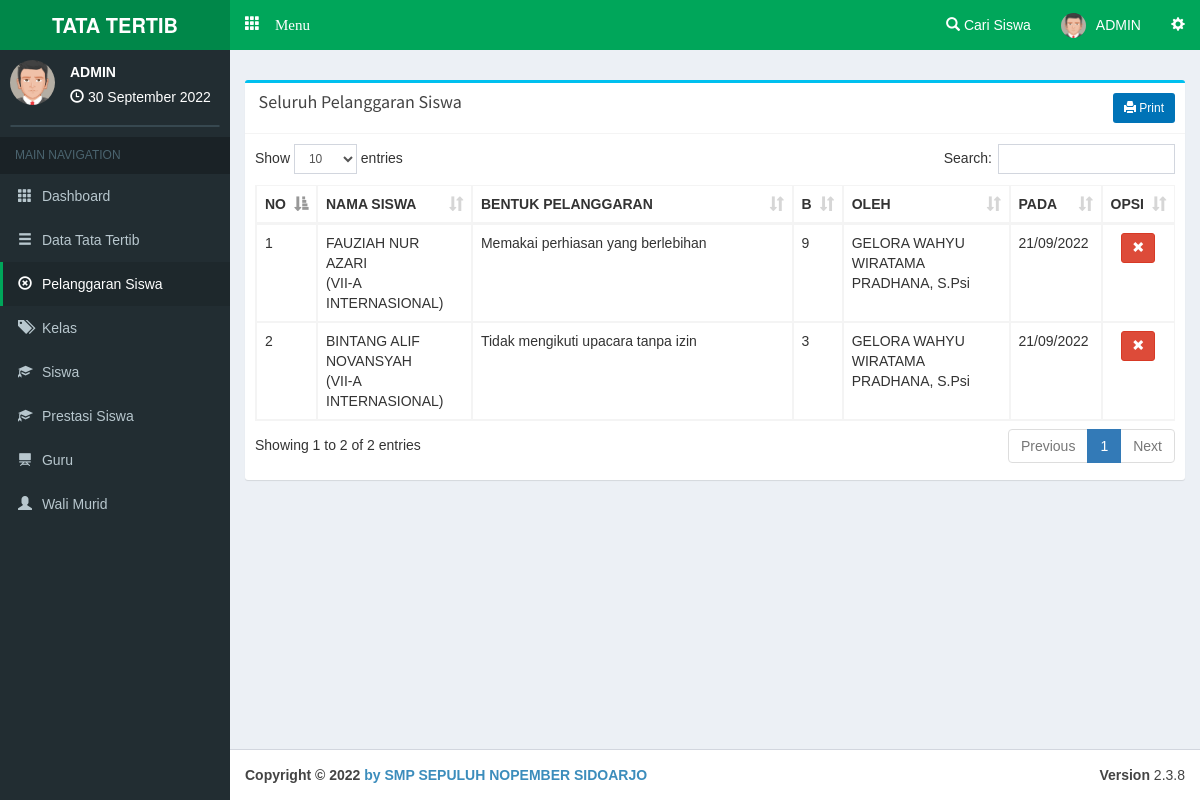
The page /admin/pelanggaransiswa (signed in) on the database its author committed.
### tables this page shows
CREATE TABLE `pelanggaran` (
  `c_pelanggaran` varchar(5) NOT NULL,
  `c_siswa` varchar(10) NOT NULL,
  `c_kelas` varchar(10) NOT NULL,
  `c_benpel` varchar(10) NOT NULL,
  `bobot` int(4) NOT NULL,
  `c_guru` varchar(10) NOT NULL,
  `at` datetime NOT NULL
);

CREATE TABLE `siswa` (
  `c_siswa` varchar(10) NOT NULL,
  `c_kelas` varchar(10) NOT NULL,
  `nisn` varchar(20) NOT NULL,
  `nama` varchar(100) NOT NULL,
  `jk` varchar(1) NOT NULL,
  `alamat` varchar(150) NOT NULL,
  `tl` date NOT NULL
);

CREATE TABLE `kelas` (
  `c_kelas` varchar(10) NOT NULL,
  `kelas` varchar(60) NOT NULL
);

CREATE TABLE `benpel` (
  `c_benpel` varchar(10) NOT NULL,
  `c_katbenpel` varchar(10) NOT NULL,
  `benpel` text NOT NULL,
  `bobot` int(11) NOT NULL
);

CREATE TABLE `guru` (
  `c_guru` varchar(10) NOT NULL,
  `nama` varchar(100) NOT NULL,
  `username` varchar(30) NOT NULL,
  `password` varchar(30) NOT NULL,
  `foto` text NOT NULL
);

### php/config.php (called while the page is built, shortened)
<?php
$base='http://localhost/pointsiswa/';
$basead='http://localhost/pointsiswa/admin/';
?>

### php/function.php (called while the page is built, shortened)
<?php
function tgl($date){
  $array_bulan = array(1=>'Januari','Februari','Maret', 'April', 'Mei', 'Juni','Juli','Agustus','September','Oktober', 'November','Desember');
  $date = strtotime($date);
  $tanggal = date ('j', $date);
  $bulan = $array_bulan[date('n',$date)];
  $tahun = date('Y',$date);
  $result = $tanggal ." ". $bulan ." ". $tahun;
  return($result);
}
?>

### admin/view/a-pelsiswa.php (the view, shortened to what this page needs)
      <div class="row">
        <div class="col-xs-12 col-md-12 col-lg-12">
          <div class="box box-info">
            <div class="box-header  with-border">
              <h3 class="box-title"></span>&nbsp;Seluruh Pelanggaran Siswa</h3><div class="pull-right"><a target="_blank" class="btn bg-blue btn-sm" href="<?php echo $basead.'print/printallpel'; ?>"><i class="glyphicon glyphicon-print"></i> Print</a></div>
            </div>
            <div class="box-body table-responsive">
              <table id="example1" class="table table-bordered table-hover">
                <thead>
                <tr>
                  <th width="1%">NO</th>
                  <th>NAMA SISWA</th>
                  <th width="35%">BENTUK PELANGGARAN</th>
                  <th width="1%">B</th>
                  <th>OLEH</th>
                  <th width="10%">PADA</th>
                  <th>OPSI</th>
                </tr>
                </thead>
                <tbody>
<?php $smk=mysqli_query($con,"SELECT * FROM pelanggaran order by at desc ");$vr=1;while($akh=mysqli_fetch_array($smk)){
$sis=mysqli_fetch_array(mysqli_query($con,"SELECT * FROM siswa where c_siswa='$akh[c_siswa]' "));
$kel=mysqli_fetch_array(mysqli_query($con,"SELECT * FROM kelas where c_kelas='$akh[c_kelas]' "));
$gur=mysqli_fetch_array(mysqli_query($con,"SELECT * FROM guru where c_guru='$akh[c_guru]' "));
$ben=mysqli_fetch_array(mysqli_query($con,"SELECT * FROM benpel where c_benpel='$akh[c_benpel]' "));
?>
                <tr>
                  <td><?php echo $vr; ?></td>
                  <td><?php echo $sis['nama']; ?><br>(<?php echo $kel['kelas']; ?>)</td>
                  <td><?php echo $ben['benpel']; ?></td>
                  <td><?php echo $akh['bobot']; ?></td>
                  <td><?php echo $gur['nama']; ?></td>
                  <td><?php echo date("d/m/Y", strtotime($akh['at'])); ?></td>
                  <td align="center">
                  <a class="btn btn-danger btn-sm" data-target="#hapus<?php echo $akh['c_pelanggaran']; ?>" data-toggle="modal"><i class="glyphicon glyphicon-remove"></i></a></td>
                </tr>
<?php $vr++; } ?>
                </tbody>
              </table>
            </div>
          </div>
        </div>
      </div>

### admin/main.php (shortened to what this page needs)
<?php date_default_timezone_set('Asia/Jakarta');$date=date('Y-m-d'); require '../php/config.php'; require '../php/function.php'; session_start(); if(empty($_SESSION['c_admin'])){header('location:../login');} $na=mysqli_fetch_array(mysqli_query($con,"SELECT * FROM admin where c_admin='$_SESSION[c_admin]' "));  ?>
<!DOCTYPE html>
<html>
<head>
  <link rel="stylesheet" href="<?php echo $base; ?>theme/bootstrap/css/bootstrap.min.css">
  <link rel="stylesheet" href="<?php echo $base; ?>theme/plugins/datatables/dataTables.bootstrap.css">
  <link rel="stylesheet" href="<?php echo $base; ?>theme/dist/css/AdminLTE.min.css">
  <link rel="stylesheet" href="<?php echo $base; ?>theme/dist/css/skins/_all-skins.min.css">
  <link rel="stylesheet" href="<?php echo $base; ?>theme/plugins/iCheck/square/blue.css">
  <link rel="stylesheet" href="<?php echo $base; ?>theme/plugins/pace/pace.min.css">
  <link rel="stylesheet" href="<?php echo $base; ?>theme/plugins/select2/select2.min.css">
  <link href="<?php echo $base; ?>theme/datetime/css/bootstrap-datetimepicker.min.css" rel="stylesheet">
</head>
<body class="skin-green hold-transition fixed"
oncontextmenu="return false">
<div class="wrapper">
  <header class="main-header">
    <a href="#" class="logo">
      <span class="logo-lg"><b>TATA TERTIB</b></span>
    </a>
    <nav class="navbar navbar-static-top" role="navigation">
     <a href="#" class="glyphicon glyphicon-th" data-toggle="offcanvas" role="button" style="color: #fff;margin-top: 15px;margin-left: 15px;font-size: 15px;"> Menu
      </a>
      <div class="navbar-custom-menu">
        <ul class="nav navbar-nav">
          <li class="dropdown notifications-menu">
            <a href="#" class="dropdown-toggle" data-toggle="dropdown">
              <i class="glyphicon glyphicon-search"></i> Cari Siswa
            </a>
          </li>
          <li class="dropdown user user-menu">
            <a href="#" class="dropdown-toggle" data-toggle="dropdown">
            <img src="<?php echo $base; ?>php/img/avatar1.png" class="user-image" alt="User Image">
              <span class="hidden-xs"><?php echo $na['nama'] ?></span>
            </a>
          </li>
          <li>
            <a href="#" data-toggle="control-sidebar"><i class="glyphicon glyphicon-cog"></i></a>
          </li>
        </ul>
      </div>
    </nav>
  </header>
  <aside class="main-sidebar">
    <section class="sidebar">
      <div class="user-panel">
        <div class="pull-left image">
          <img src="<?php echo $base; ?>php/img/avatar1.png" class="img-circle" alt="User Image">
        </div>
        <div class="pull-left info">
          <p><?php echo $na['nama']; ?></p>
          <i class="glyphicon glyphicon-time"></i> <?php echo tgl(date('d-m-Y')); ?>
        </div>
      </div>
      <form action="#" method="get" class="sidebar-form">
      </form>
<?php
if(empty($_GET['smkakh'])){
  $aak='class="active"';$bak='';$cak='';$drop1='';$drop2='';$drop3='';$dak='';$eak='';$fak='';$gak='';
}
else{
  $act=($_GET['smkakh']);
  if($act=='kategoripelanggaran' or $act=='bentukpelanggaran' or $act=='addbentukpelanggaran' or $act=='sanksipelanggaran' or $act=='addsanksi' or $act=='editsanksi'){
    $aak='';$bak='class="active"';$cak='';$dak='';$eak='';$fak='';$gak='';
    if($act=='kategoripelanggaran'){$drop1='class="active"';$drop2='';$drop3='';}
    else if($act=='bentukpelanggaran' or $act=='addbentukpelanggaran'){$drop1='';$drop2='class="active"';$drop3='';}
    else if($act=='sanksipelanggaran' or $act=='addsanksi' or $act=='editsanksi'){$drop1='';$drop2='';$drop3='class="active"';}
  }
  else if($act=='kelas'){
    $aak='';$bak='';$cak='class="active"';$dak='';$eak='';$fak='';$gak='';$drop1='';$drop2='';$drop3='';
  }
  else if($act=='siswa' or $act=='addsiswa' or $act=='editsiswa'){
    $aak='';$bak='';$cak='';$dak='class="active"';$eak='';$fak='';$gak='';$drop1='';$drop2='';$drop3='';
  }
   else if($act=='prestasi' or $act=='addprestasi' or $act=='editprestasi'){
    $aak='';$bak='';$cak='';$dak='';$eak='class="active"';$fak='';$gak='';$drop1='';$drop2='';$drop3='';
  }
  else if($act=='guru' or $act=='addguru' or $act=='editguru'){
    $aak='';$bak='';$cak='';$dak='';$eak='class="active"';$fak='';$gak='';$drop1='';$drop2='';$drop3='';
  }
  else if($act=='orangtua' or $act=='walimurid'){
    $aak='';$bak='';$cak='';$dak='';$eak='';$fak='class="active"';$gak='';$drop1='';$drop2='';$drop3='';
  }
  else if($act=='pelanggaransiswa' or $act=='lihatpelanggaransiswa'){
    $aak='';$bak='';$cak='';$dak='';$eak='';$fak='';$gak='class="active"';$drop1='';$drop2='';$drop3='';
  }
  else{
    $aak='';$bak='';$cak='';$dak='';$eak='';$fak='';$gak='';$drop1='';$drop2='';$drop3='';
  }
}
?>
      <ul class="sidebar-menu">
        <li class="header">MAIN NAVIGATION</li>
        <li <?php echo $aak; ?>>
          <a href="<?php echo $basead; ?>">
            <i class="glyphicon glyphicon-th"></i> <span>Dashboard</span>
          </a>
        </li>
        <li <?php echo $bak; ?>>
          <a href="#">
            <i class="glyphicon glyphicon-menu-hamburger"></i>
            <span>Data Tata Tertib</span>
          </a>
        </li>
        <li <?php echo $gak; ?>>
          <a href="<?php echo $basead; ?>pelanggaransiswa">
            <i class="glyphicon glyphicon-remove-circle"></i> <span>Pelanggaran Siswa</span>
          </a>
        </li>
        <li <?php echo $cak; ?>>
          <a href="<?php echo $basead; ?>kelas">
            <i class="glyphicon glyphicon-tags"></i> <span>Kelas</span>
          </a>
        </li>
        <li <?php echo $dak; ?>>
          <a href="<?php echo $basead; ?>siswa">
            <i class="glyphicon glyphicon-education"></i> <span>Siswa</span>
          </a>
        </li>
        <li <?php echo $dak; ?>>
          <a href="<?php echo $basead; ?>prestasi">
            <i class="glyphicon glyphicon-education"></i> <span>Prestasi Siswa</span>
          </a>
        </li>
        <li <?php echo $eak; ?>>
          <a href="<?php echo $basead; ?>guru">
            <i class="glyphicon glyphicon-blackboard"></i> <span>Guru</span>
          </a>
        </li>
        <li <?php echo $fak; ?>>
          <a href="<?php echo $basead; ?>walimurid">
            <i class="glyphicon glyphicon-user"></i> <span>Wali Murid</span>
          </a>
        </li>
      </ul>
    </section>
  </aside>
  <div class="content-wrapper">
    <section class="content-header">
    </section>
    <section class="content">
<?php
  if(empty($_GET['smkakh'])){require 'view/home.php';}
  else{
    $act=($_GET['smkakh']);
    if($act=='kategoripelanggaran'){
      require 'view/a-jenispel.php';
    }
    else if($act=='bentukpelanggaran'){
      require 'view/a-bentukpel.php';
    }
    else if($act=='addbentukpelanggaran'){
      require 'view/a-addbenpel.php';
    }
    else if($act=='sanksipelanggaran'){
      require 'view/a-sanksipel.php';
    }
    else if($act=='addsanksi'){
      require 'view/a-addsanksi.php';
    }
    else if($act=='editsanksi'){
      require 'view/a-editsanksi.php';
    }
    else if($act=='editsanksi'){
      require 'view/a-editsanksi.php';
    }
    else if($act=='kelas'){
      require 'view/a-kelas.php';
    }
    else if($act=='siswa'){
      require 'view/a-siswa.php';
    }
    else if($act=='addsiswa'){
      require 'view/a-addsiswa.php';
    }
    else if($act=='editsiswa'){
      require 'view/a-editsiswa.php';
    }
    else if($act=='prestasi'){
      require 'view/a-prestasi.php';
    }
    else if($act=='addprestasi'){
      require 'view/a-addprestasi.php';
    }
    else if($act=='editprestasi'){
      require 'view/a-editprestasi.php';
    }
    else if($act=='guru'){
      require 'view/a-guru.php';
    }
    else if($act=='addguru'){
      require 'view/a-addguru.php';
    }
    else if($act=='editguru'){
      require 'view/a-editguru.php';
    }
    else if($act=='orangtua'){
      require 'view/a-orangtua.php';
    }
    else if($act=='walimurid'){
      require 'view/a-walimurid.php';
    }
    else if($act=='pelanggaransiswa'){
      require 'view/a-pelsiswa.php';
    }
  }
?>
    </section>
  </div>
</div>
  <footer class="main-footer">
    <div class="pull-right hidden-xs">
      <b>Version</b> 2.3.8
    </div>
    <strong>Copyright &copy; 2022 <a href="https://www.aplikasipendidikan.net/">by SMP SEPULUH NOPEMBER SIDOARJO </a></strong>
  </footer>
</body>
</html>

### admin/main.php (style rules this page uses)
body { font-family:arial; }

### rows shown on the page
pelanggaran: siswa.nama "FAUZIAH NUR AZARI", kelas.kelas "VII-A INTERNASIONAL", benpel.benpel "Memakai perhiasan yang berlebihan", bobot "9", guru.nama "GELORA WAHYU WIRATAMA PRADHANA, S.Psi", at "21/09/2022"
pelanggaran: siswa.nama "BINTANG ALIF NOVANSYAH", kelas.kelas "VII-A INTERNASIONAL", benpel.benpel "Tidak mengikuti upacara tanpa izin", bobot "3", guru.nama "GELORA WAHYU WIRATAMA PRADHANA, S.Psi", at "21/09/2022"

### other values the page prints
$na['nama'] "ADMIN"
